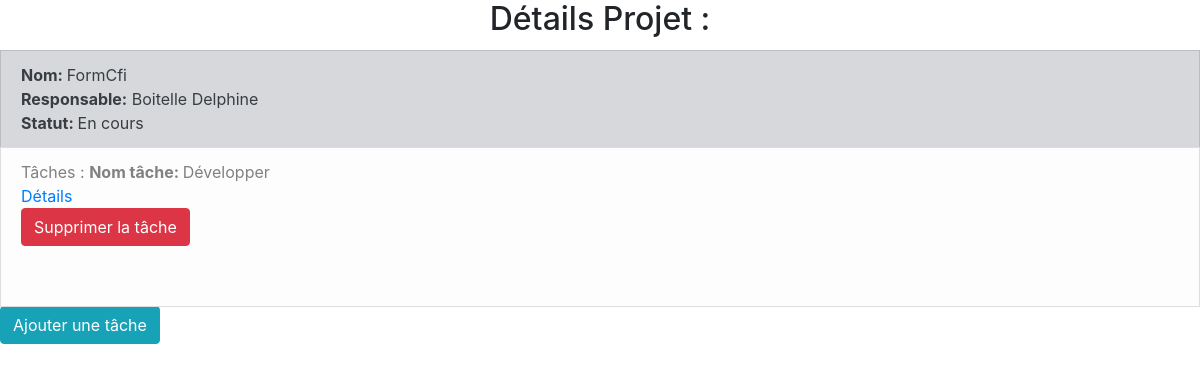
The page /projets/detailsProjet/34 on the database as committed earlier.
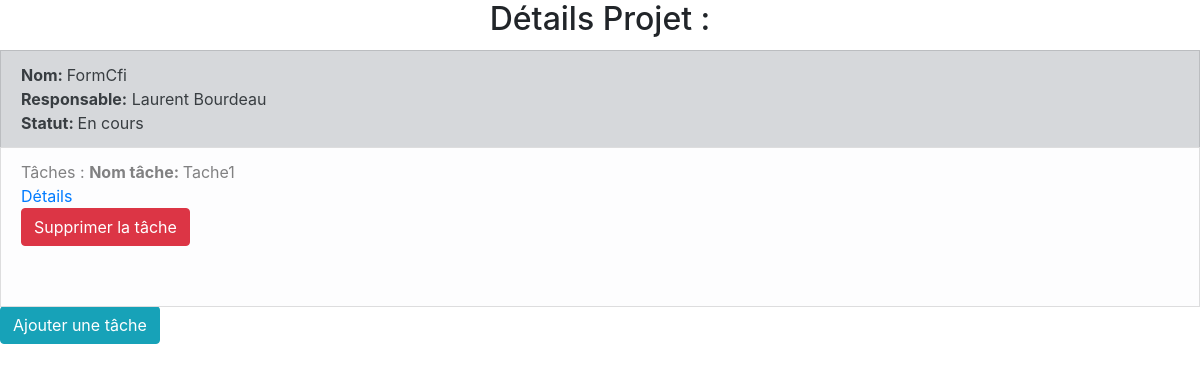
The same page on the database as committed later.
### App/models.py (models this page shows)
class Projet(models.Model):
    id = models.BigAutoField(primary_key=True)
    title = models.fields.CharField(max_length=100)
    responsable = models.fields.CharField(max_length=50)
    statut_projet = models.CharField(
        choices = StatutProjetChoices.choices,
        default=StatutProjetChoices.planifie,
        max_length=50
    )
    etat_avancement_projet = models.fields.CharField(max_length=20)
    taches = models.ManyToManyField(Tache, through='Relation_Projet_Tache')
    responsable=models.ManyToManyField(Responsable, through='Relation_Projet_Responsable')

class Responsable(models.Model):
    id = models.BigAutoField(primary_key=True)
    nom_responsable = models.fields.CharField(max_length=50)
    prénom_responsable = models.fields.CharField(max_length=50)
    def __str__(self):
        return self.nom_responsable + ' ' + self.prénom_responsable

class Tache(models.Model):
    id = models.BigAutoField(primary_key=True)
    name = models.fields.CharField(max_length=100)
    developpeur = models.fields.CharField(max_length=50)
    description = models.fields.CharField(max_length=500)
    duree_tache = models.fields.CharField(max_length=20)
    statut_tache = models.CharField(
        choices = StatutTacheChoices.choices,
        default=StatutTacheChoices.planifie,
        max_length=50
    )
    etat_avancement_tache = models.fields.CharField(max_length=20)
    developpeur=models.ManyToManyField(Developpeur, through='Relation_Tache_Developpeur')

### App/views.py (the view)
# urls.py: path('projets/detailsProjet/<int:projet_id>', views.detailsProjet, name='detailsProjet'),
def detailsProjet(request, projet_id):
    projet = Projet.objects.get(pk=projet_id)
    return render(request, 'detailsProjet.html', { "projet": projet })

### App/templates/detailsProjet.html (shortened to what this page needs)
<html>
    <head>
        <link rel="stylesheet" href="https://cdn.jsdelivr.net/npm/bootstrap@4.3.1/dist/css/bootstrap.min.css">
    </head>
    <body>
    <h2 class="card-title text-center">Détails Projet : </h2>
    <li class="list-group-item list-group-item-secondary">
        <strong>Nom: </strong>{{projet.title}}<br>
        <strong>Responsable:</strong> {{projet.responsable.first}}<br>
        <strong>Statut: </strong> {{projet.statut_projet}}
    </li>
    <li class="list-group-item list-group-item-light">
        Tâches :
        {% for tache in projet.taches.all %}
        <strong>Nom tâche: </strong>{{tache.name}}<br>
        <a href="{% url 'detailsTache' tache_id=tache.id %}" id="btnVoirProjet" class="button">Détails</a><br>
        <a href="{% url 'supprimerUneTache' tache_id=tache.id projet_id=projet.id %}">
            <button id="btnSupprimerProjet" type="button" class="btn btn-danger">Supprimer la tâche</button><br>
        </a>
        {% endfor %}
        <br><br>
    </li>
    <a href="{% url 'ajouterUneTache' projet_id=projet.id %}">
        <button id="btnAjouterProjet" type="button" class="btn btn-info">Ajouter une tâche</button>
    </a>
    </body>
    </html>

Rows that differ between the two databases and show on the page:
removed Tache: name "Développer"
computed for Projet "FormCfi": responsable.first "Boitelle Delphine" → "Laurent Bourdeau"
added Tache: name "Tache1"
